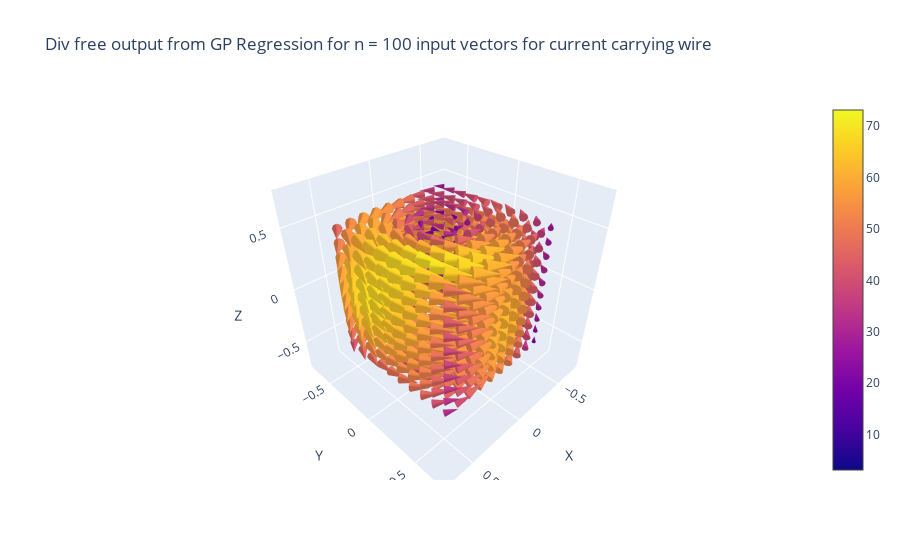

Notebook code cell kept with this figure:
### Code cell
given_samples_wire = sampled_outputs_wire[0].shape[0]
plotter(outputs_wire_div_free, 
        title = f'Div free output from GP Regression for n = {given_samples_wire} input vectors for current carrying wire')

### Figure 1 — Plotly figure (JSON) as saved in the notebook; plotly's stock layout.template omitted (floating-point values rounded to 4 significant figures; data arrays with more than 128 entries replaced by an {"elided": "..."} marker saying what was removed)
{"data": [{"anchor": "tail", "sizemode": "scaled", "sizeref": 2, "type": "cone", "u": {"elided": "1000 float values"}, "v": {"elided": "1000 float values"}, "w": {"elided": "1000 float values"}, "x": {"elided": "1000 float values"}, "y": {"elided": "1000 float values"}, "z": {"elided": "1000 float values"}}], "layout": {"scene": {"xaxis": {"title": {"text": "X"}}, "yaxis": {"title": {"text": "Y"}}, "zaxis": {"title": {"text": "Z"}}}, "title": {"text": "Div free output from GP Regression for n = 100 input vectors for current carrying wire"}}}
